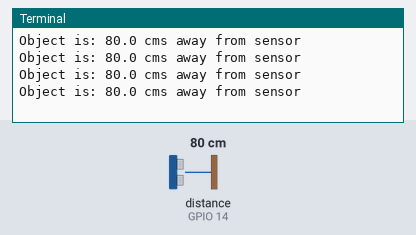
Simulated run of this program. Board: Raspberry Pi (BCM pin numbers). Shown: the last lines printed to the terminal. The inputs (shaded band) are chosen by the test bench; at power-on: distance to the obstacle (sensor on GPIO 14) 80 cm. The echo pulse lasts 58.3 µs per cm.

Above: at 1.2 s.
1.3 s: distance to the obstacle (sensor on GPIO 14) set to 2 cm
At 1.84 s:
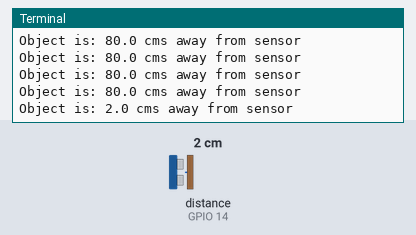
2.8 s: distance to the obstacle (sensor on GPIO 14) set to 4 cm
At 2.84 s:
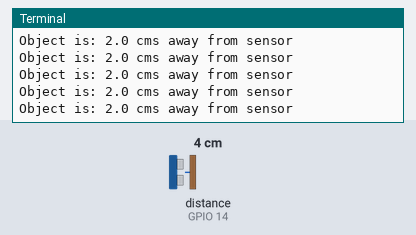
Timing chart, 0 to 5.8 s (numbered marks = the images above; inputs shaded):
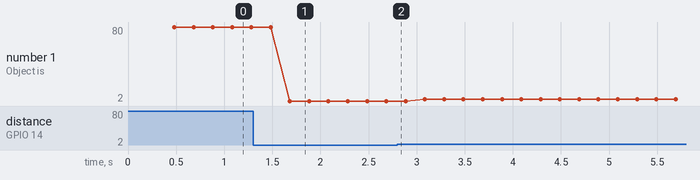

Measured:
- after the input at 1.3 s, the terminal: prints a new line after 0.38 s (image 1)
- plotted number 1: 80 → 2 after the input at 1.3 s, 2 → 4 after the input at 2.8 s

The program:

ultrasonic_dist_calc_gpiozero.py
```python
# Program to measure the distance of an object
# Ultrasonic ranging module HC - SR04 provides 2cm - 400cm non-contact measurement function
# Wire connecting direct as following:
# 5V Supply
# Trigger Pulse Input - Here GPIO4
# Echo Pulse Output - Here GPIO14
# Ground

from gpiozero import DistanceSensor
import time
sensor = DistanceSensor(trigger=4, echo=14)
while True:
	#using inbuilt distance attribute from the gpiozero package
	distance = sensor.distance * 100
	print("Object is:", distance, "cms away from sensor")
	time.sleep(0.2)
```
